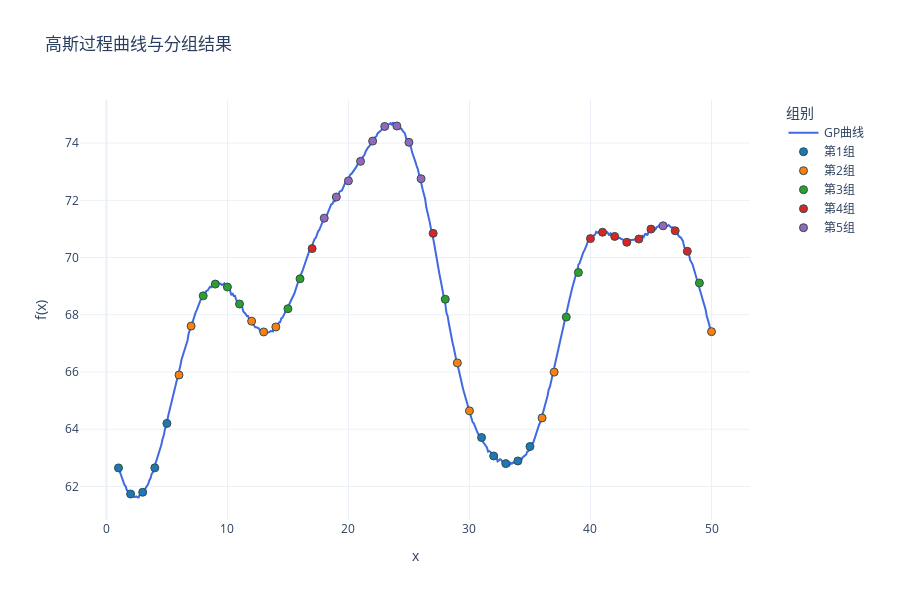

Notebook cell for this chart:
### Code cell
import numpy as np
import plotly.graph_objects as go
from sklearn.gaussian_process import GaussianProcessRegressor
from sklearn.gaussian_process.kernels import RBF, ConstantKernel,WhiteKernel

import sys
import os
# 使用当前工作目录
project_root = os.path.dirname(os.getcwd())  # 获取当前目录的父目录
sys.path.insert(0, project_root)
from util.methods import assign_variances

seed = 42
# 定义核函数
kernel = ConstantKernel(25.0) * RBF(length_scale=4.0) + WhiteKernel(1e-3)
gp = GaussianProcessRegressor(kernel=kernel)

x_dense = np.linspace(1, 50, 500).reshape(-1, 1)

y_dense = gp.sample_y(x_dense, n_samples=1, random_state=seed).flatten() + 70

# 提取整数点对应的y值
integer_points = np.arange(1, 51)
y_integers = y_dense[np.linspace(0, 499, 50, dtype=int)]

# 计算整数点的协方差矩阵
cov_matrix = kernel(integer_points.reshape(-1,1))

# 计算相关性矩阵
std_dev = np.sqrt(np.diag(cov_matrix))  
corr_matrix = cov_matrix / np.outer(std_dev, std_dev)  

np.savetxt('Sigma1.txt', cov_matrix, 
           fmt='%.6f',
           header=f'高斯过程协方差矩阵(1-50整数点)\n核函数: {kernel}')

np.savetxt('correlation_matrix.txt', corr_matrix,
           fmt='%.6f',
           header=f'高斯过程相关性矩阵(1-50整数点)\n核函数: {kernel}')

np.savetxt('mu.txt', 
           y_integers,
           fmt='%.6f',
           header='真实均值')

# 创建分组标签 (5组，每组10个点)
group_labels = np.floor(np.argsort(np.argsort(y_integers))/10).astype(int)
group_names = [f"第{i+1}组" for i in range(5)]  # 组别名称

fig = go.Figure()

fig.add_trace(go.Scatter(
    x=x_dense.flatten(), 
    y=y_dense,
    mode='lines',
    name='GP曲线',
    line=dict(color='royalblue', width=2)
))

colors = ['#1f77b4', '#ff7f0e', '#2ca02c', '#d62728', '#9467bd']  # 5种不同颜色
for group in range(5):
    mask = (group_labels == group)
    fig.add_trace(go.Scatter(
        x=integer_points[mask],
        y=y_integers[mask],
        mode='markers',
        name=group_names[group],
        marker=dict(
            color=colors[group],
            size=8,
            line=dict(width=1, color='DarkSlateGrey')
    )))

fig.update_layout(
    title='高斯过程曲线与分组结果',
    xaxis_title='x',
    yaxis_title='f(x)',
    template='plotly_white',
    height=600,
    width=900,
    legend=dict(
        title='组别',
        x=1.05,
        y=1,
        xanchor='left',
        yanchor='top',
        bgcolor='rgba(255,255,255,0.8)'
    ),
    margin=dict(r=150) 
)

fig.show()

### Figure 1 — Plotly figure (JSON) as saved in the notebook; plotly's stock layout.template omitted (floating-point values rounded to 4 significant figures; data arrays with more than 128 entries replaced by an {"elided": "..."} marker saying what was removed)
{"data": [{"line": {"color": "royalblue", "width": 2}, "mode": "lines", "name": "GP曲线", "type": "scatter", "x": {"elided": "500 float values"}, "y": {"elided": "500 float values"}}, {"marker": {"color": "#1f77b4", "line": {"color": "DarkSlateGrey", "width": 1}, "size": 8}, "mode": "markers", "name": "第1组", "type": "scatter", "x": [1, 2, 3, 4, 5, 31, 32, 33, 34, 35], "y": [62.65, 61.73, 61.8, 62.65, 64.2, 63.71, 63.06, 62.8, 62.89, 63.39]}, {"marker": {"color": "#ff7f0e", "line": {"color": "DarkSlateGrey", "width": 1}, "size": 8}, "mode": "markers", "name": "第2组", "type": "scatter", "x": [6, 7, 12, 13, 14, 29, 30, 36, 37, 50], "y": [65.9, 67.6, 67.78, 67.4, 67.57, 66.32, 64.64, 64.39, 66.0, 67.41]}, {"marker": {"color": "#2ca02c", "line": {"color": "DarkSlateGrey", "width": 1}, "size": 8}, "mode": "markers", "name": "第3组", "type": "scatter", "x": [8, 9, 10, 11, 15, 16, 28, 38, 39, 49], "y": [68.66, 69.07, 68.97, 68.37, 68.21, 69.26, 68.54, 67.92, 69.48, 69.11]}, {"marker": {"color": "#d62728", "line": {"color": "DarkSlateGrey", "width": 1}, "size": 8}, "mode": "markers", "name": "第4组", "type": "scatter", "x": [17, 27, 40, 41, 42, 43, 44, 45, 47, 48], "y": [70.31, 70.85, 70.66, 70.89, 70.74, 70.53, 70.65, 70.99, 70.93, 70.22]}, {"marker": {"color": "#9467bd", "line": {"color": "DarkSlateGrey", "width": 1}, "size": 8}, "mode": "markers", "name": "第5组", "type": "scatter", "x": [18, 19, 20, 21, 22, 23, 24, 25, 26, 46], "y": [71.38, 72.12, 72.68, 73.36, 74.07, 74.58, 74.6, 74.03, 72.76, 71.11]}], "layout": {"height": 600, "legend": {"bgcolor": "rgba(255,255,255,0.8)", "title": {"text": "组别"}, "x": 1.05, "xanchor": "left", "y": 1, "yanchor": "top"}, "margin": {"r": 150}, "title": {"text": "高斯过程曲线与分组结果"}, "width": 900, "xaxis": {"title": {"text": "x"}}, "yaxis": {"title": {"text": "f(x)"}}}}
